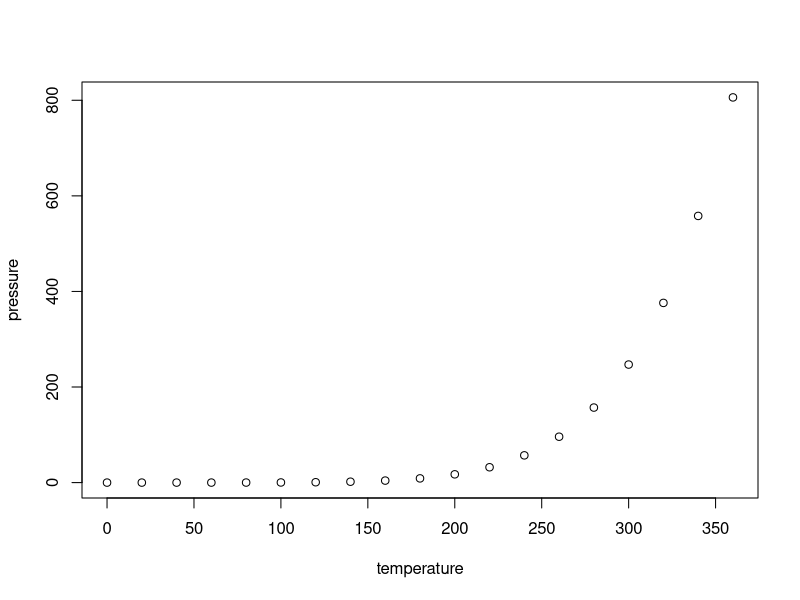
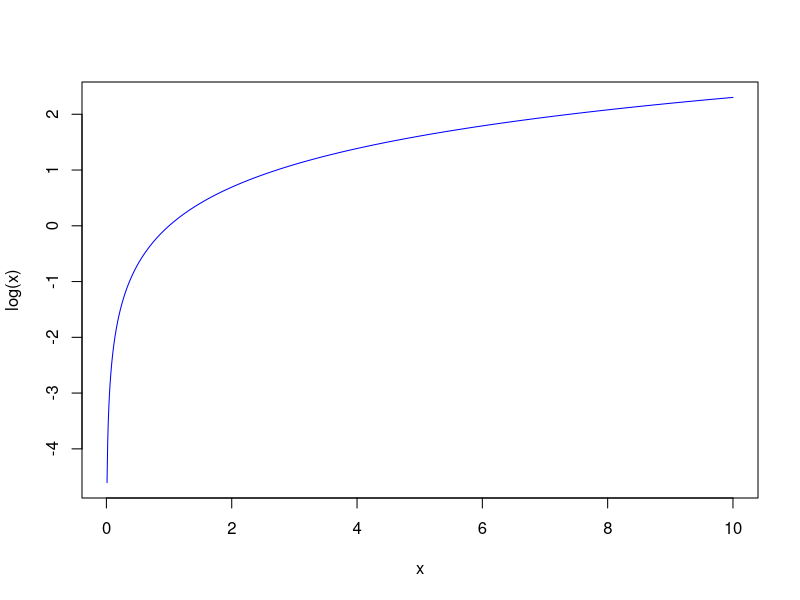
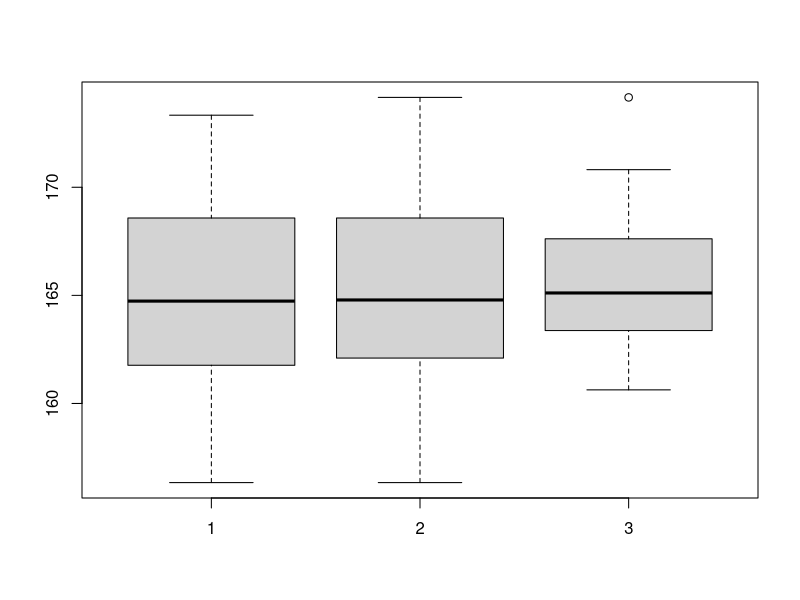

Recreate these plots in R, in order.
## ---- chunk 1
knitr::opts_chunk$set(echo = TRUE)
## ---- chunk 2
x <- c(1,2,3)
x
## ---- chunk 3
x <- seq(from=0,to=10,by=0.01)
mean(x)
sd(x)
## ---- chunk 4
plot(pressure)
## ---- chunk 5
x <- seq(from=0.01,to=10,by=0.01)
plot(x,log(x),type='l',col='blue')
## ---- chunk 6
x <- c(1,2,3)
x
class(x)
y <- c(sqrt(2), sqrt(3),sqrt(5))
y
z <- c("pepito","juanito","jorgito")
z
class(z)
## ---- chunk 7
x <- rep("pepito", 10)
x
y <- rep(c(sqrt(2),sqrt(3)),5)
y
z <- c(rep("f",25),rep("h",75))
z
## ---- chunk 8
x <- seq(from=-10,to=10,by=0.01)
x
## ---- chunk 9
taille <- c(142,NA,189,156,NA,190)
taille 
mean(taille,na="TRUE")
sd(taille,na="TRUE")
is.na(taille)
summary(taille)
## ---- chunk 10
x <- seq(from=-100,to=100,by=2)
x
x [30]
x[30:40]
30:40
1:100
## ---- chunk 11
sexe <- c(rep("f",25),rep("h",75))
sexe
taille <- rnorm(100,165,4)
taille
bd <- data.frame(sexe,taille)
taille.h <- taille[sexe=="h"]
taille.h
taille.f <- taille[sexe=="f"]
taille.f
boxplot(taille.h,taille,taille.f)
mean(taille)
mean(taille.f)
mean(taille.h)
sexe.n <- sexe[taille<164]
sexe.n
(table(sexe.n)/length(taille))*100

